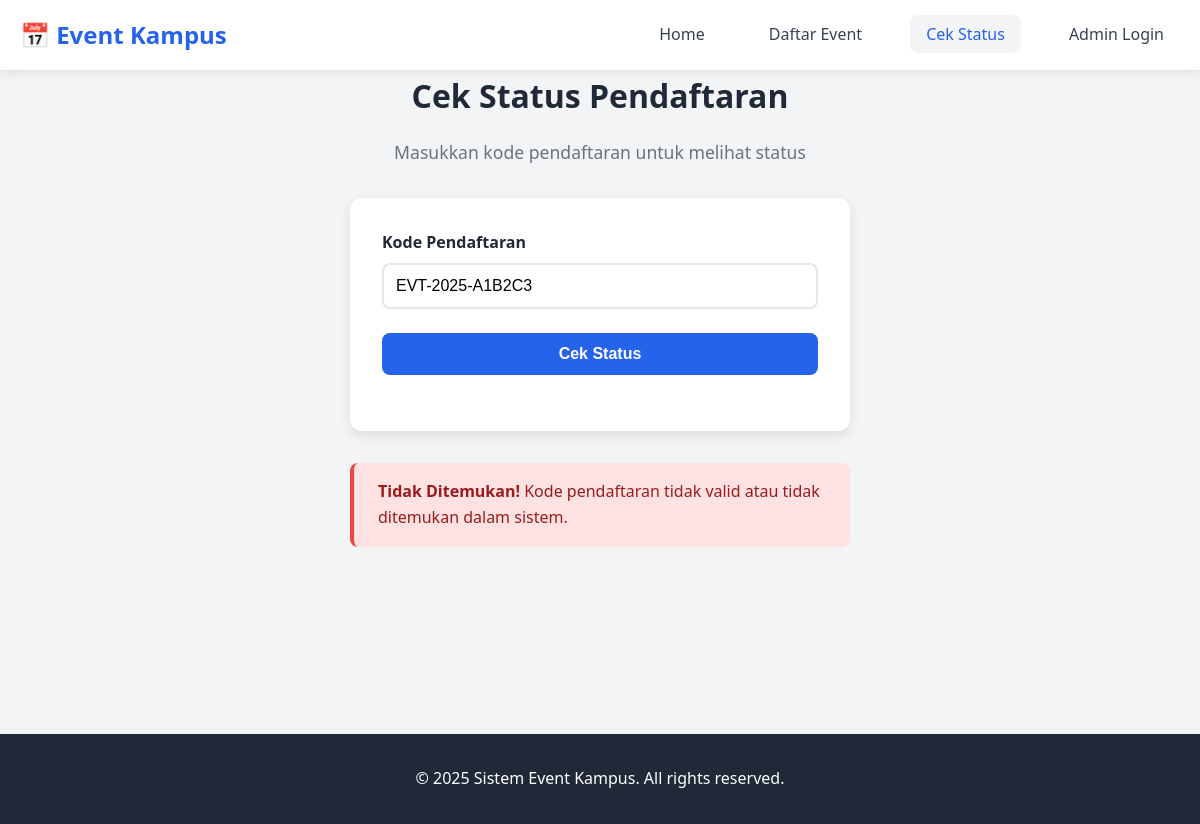
Before: /cek_status.php?kode=EVT-2025-A1B2C3 with the older database file.
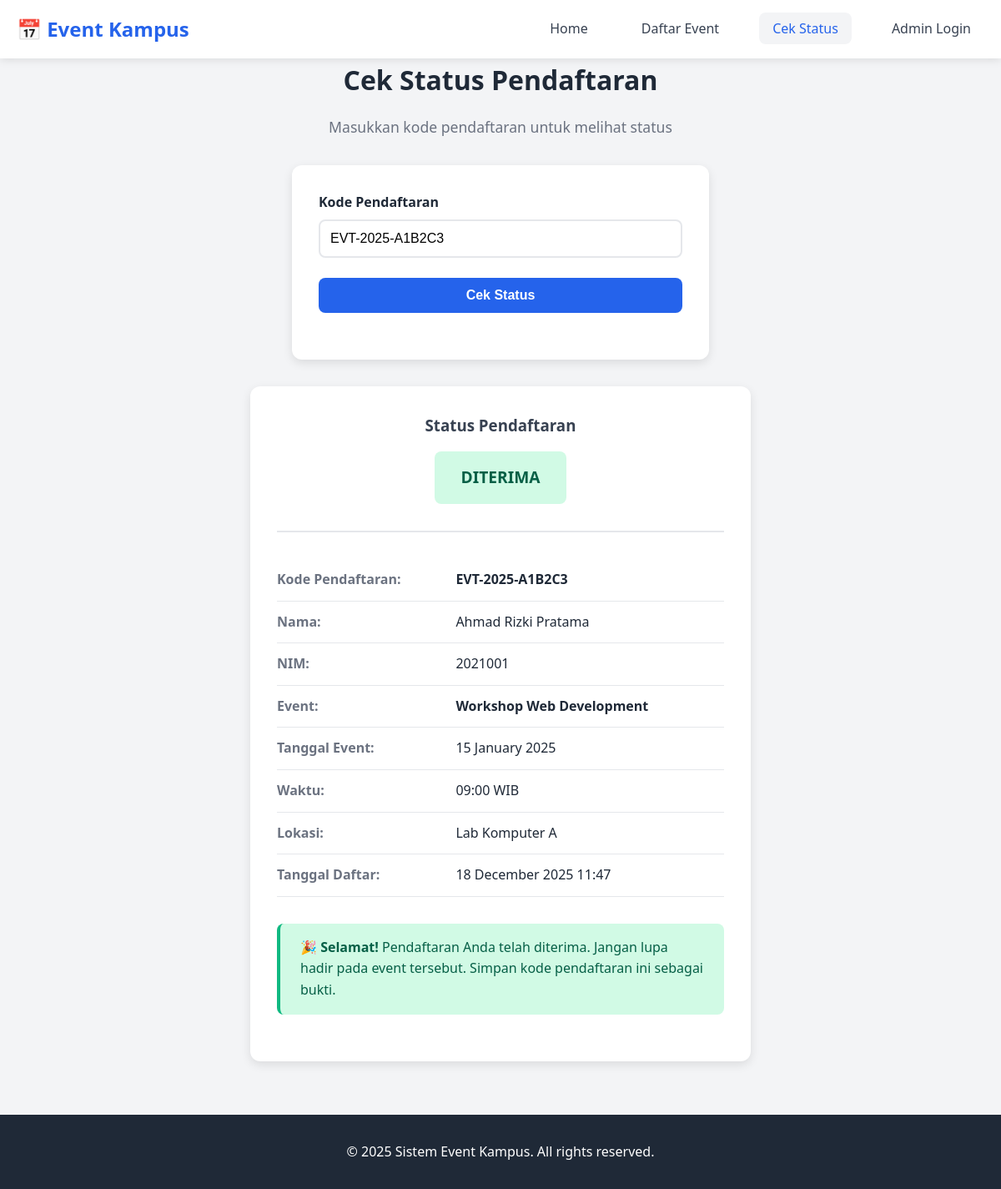
After: the same page with the newer database file.
### tables this page shows
CREATE TABLE pendaftaran (
    daftar_id INT AUTO_INCREMENT PRIMARY KEY,
    peserta_id INT NOT NULL,
    event_id INT NOT NULL,
    tanggal_daftar TIMESTAMP DEFAULT CURRENT_TIMESTAMP,
    status ENUM('pending', 'diterima', 'ditolak') DEFAULT 'pending',
    kode_unik VARCHAR(20) UNIQUE NOT NULL,
    deleted_at TIMESTAMP NULL,
    FOREIGN KEY (peserta_id) REFERENCES peserta(peserta_id) ON DELETE CASCADE,
    FOREIGN KEY (event_id) REFERENCES event(event_id) ON DELETE CASCADE,
    INDEX idx_status (status),
    INDEX idx_kode (kode_unik),
    INDEX idx_deleted (deleted_at),
    UNIQUE KEY unique_registration (peserta_id, event_id, deleted_at)
);

CREATE TABLE peserta (
    peserta_id INT AUTO_INCREMENT PRIMARY KEY,
    nama VARCHAR(100) NOT NULL,
    nim VARCHAR(20) NOT NULL UNIQUE,
    email VARCHAR(100) NOT NULL,
    no_hp VARCHAR(15) NOT NULL,
    jurusan VARCHAR(100),
    created_at TIMESTAMP DEFAULT CURRENT_TIMESTAMP,
    deleted_at TIMESTAMP NULL,
    INDEX idx_nim (nim),
    INDEX idx_email (email),
    INDEX idx_deleted (deleted_at)
);

CREATE TABLE event (
    event_id INT AUTO_INCREMENT PRIMARY KEY,
    nama_event VARCHAR(200) NOT NULL,
    tanggal DATE NOT NULL,
    waktu TIME NOT NULL,
    lokasi VARCHAR(200) NOT NULL,
    narasumber VARCHAR(200),
    deskripsi TEXT,
    kuota INT NOT NULL DEFAULT 0,
    banner VARCHAR(255),
    created_at TIMESTAMP DEFAULT CURRENT_TIMESTAMP,
    updated_at TIMESTAMP DEFAULT CURRENT_TIMESTAMP ON UPDATE CURRENT_TIMESTAMP,
    deleted_at TIMESTAMP NULL,
    INDEX idx_tanggal (tanggal),
    INDEX idx_deleted (deleted_at)
);

### config/db_connect.php (called while the page is built, shortened)
<?php
$conn = new mysqli(DB_HOST, DB_USER, DB_PASS, DB_NAME);
$conn->set_charset("utf8mb4");
function clean_input($data) {
    global $conn;
    $data = trim($data);
    $data = stripslashes($data);
    $data = htmlspecialchars($data, ENT_QUOTES, 'UTF-8');
    return $conn->real_escape_string($data);
}
?>

### public/cek_status.php (the view, shortened to what this page needs)
<?php
require_once '../config/db_connect.php';
$kode = isset($_GET['kode']) ? clean_input($_GET['kode']) : '';
$pendaftaran = null;
if (!empty($kode)) {
    $query = "SELECT pf.*, ps.nama, ps.nim, ps.email, ps.no_hp, e.nama_event, e.tanggal, e.waktu, e.lokasi
              FROM pendaftaran pf
              JOIN peserta ps ON pf.peserta_id = ps.peserta_id
              JOIN event e ON pf.event_id = e.event_id
              WHERE pf.kode_unik = ? AND pf.deleted_at IS NULL";
    $stmt = $conn->prepare($query);
    $stmt->bind_param("s", $kode);
    $stmt->execute();
    $result = $stmt->get_result();
    if ($result->num_rows > 0) {
        $pendaftaran = $result->fetch_assoc();
    }
}
?>
<!DOCTYPE html>
<html lang="id">
<head>
    <link rel="stylesheet" href="../assets/css/style.css">
</head>
<body>
    <nav class="navbar">
        <div class="container">
            <div class="nav-brand">
                <h1>📅 Event Kampus</h1>
            </div>
            <ul class="nav-menu">
                <li><a href="index.php">Home</a></li>
                <li><a href="daftar_event.php">Daftar Event</a></li>
                <li><a href="cek_status.php" class="active">Cek Status</a></li>
                <li><a href="../admin/admin_login.php">Admin Login</a></li>
            </ul>
        </div>
    </nav>
    <main class="container">
        <section class="page-header">
            <h2>Cek Status Pendaftaran</h2>
            <p>Masukkan kode pendaftaran untuk melihat status</p>
        </section>
        <div class="form-container" style="max-width: 500px;">
            <form method="GET" action="">
                <div class="form-group">
                    <label for="kode">Kode Pendaftaran</label>
                    <input
                        type="text"
                        id="kode"
                        name="kode"
                        class="form-control"
                        placeholder="Contoh: EVT-2025-ABC123"
                        value="<?php echo htmlspecialchars($kode); ?>"
                        required
                    >
                </div>
                <div class="form-group">
                    <button type="submit" class="btn btn-primary" style="width: 100%;">
                        Cek Status
                    </button>
                </div>
            </form>
        </div>
        <?php if (!empty($kode)): ?>
            <?php if ($pendaftaran): ?>
                <div class="status-card">
                    <div class="status-header">
                        <h3>Status Pendaftaran</h3>
                        <div class="status-badge-large status-<?php echo $pendaftaran['status']; ?>">
                            <?php
                            if ($pendaftaran['status'] === 'pending') echo 'Menunggu Verifikasi';
                            elseif ($pendaftaran['status'] === 'diterima') echo ' Diterima';
                            else echo ' Ditolak';
                            ?>
                        </div>
                    </div>
                    <div class="info-row">
                        <div class="info-label">Kode Pendaftaran:</div>
                        <div class="info-value"><strong><?php echo htmlspecialchars($pendaftaran['kode_unik']); ?></strong></div>
                    </div>
                    <div class="info-row">
                        <div class="info-label">Nama:</div>
                        <div class="info-value"><?php echo htmlspecialchars($pendaftaran['nama']); ?></div>
                    </div>
                    <div class="info-row">
                        <div class="info-label">NIM:</div>
                        <div class="info-value"><?php echo htmlspecialchars($pendaftaran['nim']); ?></div>
                    </div>
                    <div class="info-row">
                        <div class="info-label">Event:</div>
                        <div class="info-value"><strong><?php echo htmlspecialchars($pendaftaran['nama_event']); ?></strong></div>
                    </div>
                    <div class="info-row">
                        <div class="info-label">Tanggal Event:</div>
                        <div class="info-value"><?php echo date('d F Y', strtotime($pendaftaran['tanggal'])); ?></div>
                    </div>
                    <div class="info-row">
                        <div class="info-label">Waktu:</div>
                        <div class="info-value"><?php echo date('H:i', strtotime($pendaftaran['waktu'])); ?> WIB</div>
                    </div>
                    <div class="info-row">
                        <div class="info-label">Lokasi:</div>
                        <div class="info-value"><?php echo htmlspecialchars($pendaftaran['lokasi']); ?></div>
                    </div>
                    <div class="info-row">
                        <div class="info-label">Tanggal Daftar:</div>
                        <div class="info-value"><?php echo date('d F Y H:i', strtotime($pendaftaran['tanggal_daftar'])); ?></div>
                    </div>
                    <?php if ($pendaftaran['status'] === 'pending'): ?>
                        <div class="alert alert-info" style="margin-top: 2rem;">
                            <strong>📌 Info:</strong> Pendaftaran Anda sedang dalam proses verifikasi oleh admin. Silakan cek kembali secara berkala.
                        </div>
                    <?php elseif ($pendaftaran['status'] === 'diterima'): ?>
                        <div class="alert alert-success" style="margin-top: 2rem;">
                            <strong>🎉 Selamat!</strong> Pendaftaran Anda telah diterima. Jangan lupa hadir pada event tersebut. Simpan kode pendaftaran ini sebagai bukti.
                        </div>
                    <?php else: ?>
                        <div class="alert alert-danger" style="margin-top: 2rem;">
                            <strong> Maaf!</strong> Pendaftaran Anda ditolak. Silakan hubungi panitia untuk informasi lebih lanjut.
                        </div>
                    <?php endif; ?>
                </div>
            <?php else: ?>
                <div class="alert alert-danger" style="max-width: 500px; margin: 2rem auto;">
                    <strong> Tidak Ditemukan!</strong> Kode pendaftaran tidak valid atau tidak ditemukan dalam sistem.
                </div>
            <?php endif; ?>
        <?php endif; ?>
    </main>
    <footer>
        <div class="container">
            <p>&copy; 2025 Sistem Event Kampus. All rights reserved.</p>
        </div>
    </footer>
</body>
</html>

### assets/style.css (style rules this page uses)
* { margin: 0; padding: 0; box-sizing: border-box; }
:root { --primary-color: #2563eb; --secondary-color: #7c3aed; --success-color: #10b981; --danger-color: #ef4444; --warning-color: #f59e0b; --dark: #1f2937; --light: #f3f4f6; --white: #ffffff; --text-dark: #374151; --border-color: #e5e7eb; }
body { font-family: 'Segoe UI', Tahoma, Geneva, Verdana, sans-serif; line-height: 1.6; color: var(--text-dark); background-color: var(--light); }
.container { max-width: 1200px; margin: 0 auto; padding: 0 20px; }
.navbar { background: var(--white); box-shadow: 0 2px 10px rgba(0,0,0,0.1); padding: 1rem 0; position: sticky; top: 0; z-index: 100; }
.navbar .container { display: flex; justify-content: space-between; align-items: center; }
.nav-brand h1 { font-size: 1.5rem; color: var(--primary-color); }
.nav-menu { display: flex; list-style: none; gap: 2rem; }
.nav-menu a { text-decoration: none; color: var(--text-dark); font-weight: 500; transition: color 0.3s; padding: 0.5rem 1rem; border-radius: 8px; }
.nav-menu a:hover, .nav-menu a.active { color: var(--primary-color); background: var(--light); }
.btn { display: inline-block; padding: 0.75rem 1.5rem; text-decoration: none; border-radius: 8px; font-weight: 600; transition: all 0.3s; border: none; cursor: pointer; font-size: 1rem; }
.btn-primary { background: var(--primary-color); color: var(--white); }
main { padding: 3rem 0; min-height: calc(100vh - 200px); }
.events-section h3, .page-header h2 { font-size: 2rem; margin-bottom: 1rem; color: var(--dark); }
.page-header { text-align: center; margin-bottom: 2rem; }
.page-header p { color: #6b7280; font-size: 1.1rem; }
.form-container { max-width: 600px; margin: 2rem auto; background: var(--white); padding: 2rem; border-radius: 12px; box-shadow: 0 4px 12px rgba(0,0,0,0.1); }
.form-group { margin-bottom: 1.5rem; }
.form-group label { display: block; margin-bottom: 0.5rem; font-weight: 600; color: var(--dark); }
.form-control { width: 100%; padding: 0.75rem; font-size: 1rem; border: 2px solid var(--border-color); border-radius: 8px; transition: all 0.3s; }
.alert { padding: 1rem 1.5rem; border-radius: 8px; margin-bottom: 1.5rem; }
.alert-success { background: #d1fae5; color: #065f46; border-left: 4px solid var(--success-color); }
footer { background: var(--dark); color: var(--white); text-align: center; padding: 2rem 0; margin-top: 4rem; }
.alert-danger { background: #fee2e2; color: #991b1b; border-left: 4px solid var(--danger-color); }

### public/cek_status.php (style rules this page uses)
.status-card { max-width: 600px; margin: 2rem auto; background: var(--white); border-radius: 12px; padding: 2rem; box-shadow: 0 4px 12px rgba(0,0,0,0.1); }
.status-header { text-align: center; margin-bottom: 2rem; padding-bottom: 1rem; border-bottom: 2px solid var(--border-color); }
.status-badge-large { display: inline-block; padding: 1rem 2rem; border-radius: 8px; font-size: 1.2rem; font-weight: 700; text-transform: uppercase; margin: 1rem 0; }
.status-diterima { background: #d1fae5; color: #065f46; }
.info-row { display: flex; padding: 0.75rem 0; border-bottom: 1px solid var(--border-color); }
.info-label { width: 40%; font-weight: 600; color: #6b7280; }
.info-value { width: 60%; color: var(--dark); }

Changed rows visible on the page:
now on this page (row edited): pendaftaran: kode_unik "EVT-2025-A1B2C3", peserta.nama "Ahmad Rizki Pratama", peserta.nim "2021001", event.nama_event "Workshop Web Development", event.tanggal "15 January 2025", event.waktu "09:00", event.lokasi "Lab Komputer A", tanggal_daftar "18 December 2025 11:47"
Other visible differences:
text no longer shown: "Tidak Ditemukan! Kode pendaftaran tidak valid atau tidak ditemukan dalam sistem."
text now shown: "Status Pendaftaran DITERIMA Kode Pendaftaran: Nama: NIM: Event: Tanggal Event: Waktu: WIB Lokasi: Tanggal Daftar: 🎉 Selamat! Pendaftaran Anda telah diterima. Jangan lupa hadir pada event tersebut. Simpan kode pendaftaran ini sebagai bukti."
